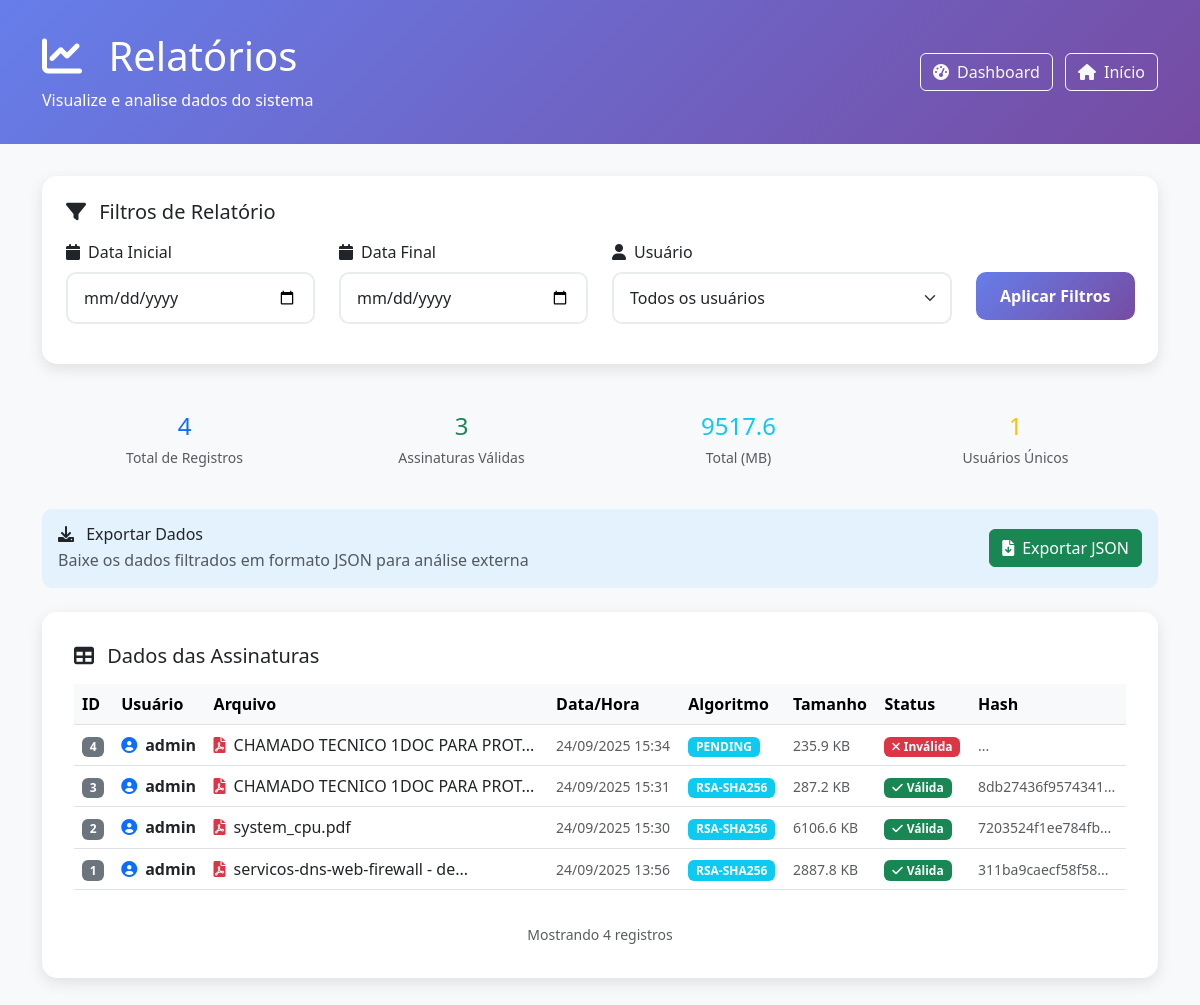
The page /admin/reports (signed in) on the database its author committed.
### models.py (models this page shows, shortened)
class Signature(db.Model):
    __tablename__ = 'signatures'
    id = db.Column(db.Integer, primary_key=True)
    user_id = db.Column(db.Integer, db.ForeignKey('users.id'), nullable=False)
    file_id = db.Column(db.String(255), nullable=False)
    original_filename = db.Column(db.String(255), nullable=False)
    signature_hash = db.Column(db.String(64), nullable=False)  # SHA-256 hex = 64 chars
    signature_algorithm = db.Column(db.String(50), nullable=False)
    signature_data = db.Column(db.Text)  # Dados da assinatura digital (base64)
    timestamp = db.Column(db.DateTime, default=datetime.now)
    file_size = db.Column(db.Integer)
    signature_valid = db.Column(db.Boolean, default=True)
    signed_pdf = db.Column(db.LargeBinary)
    client_name = db.Column(db.String(255))
    client_cpf = db.Column(db.String(14))
    client_email = db.Column(db.String(255))
    client_phone = db.Column(db.String(20))
    client_birth_date = db.Column(db.Date)
    client_address = db.Column(db.Text)
    ip_address = db.Column(db.String(45))
    mac_address = db.Column(db.String(17))  # Formato XX:XX:XX:XX:XX:XX
    user_agent = db.Column(db.Text)
    browser_name = db.Column(db.String(50))
    browser_version = db.Column(db.String(20))
    operating_system = db.Column(db.String(100))
    device_type = db.Column(db.String(20))  # Desktop, Mobile, Tablet
    screen_resolution = db.Column(db.String(20))
    timezone = db.Column(db.String(50))
    location_country = db.Column(db.String(100))
    location_city = db.Column(db.String(100))
    location_latitude = db.Column(db.Float)
    location_longitude = db.Column(db.Float)
    signature_method = db.Column(db.String(20), default='drawing')  # drawing, upload, etc.
    signature_duration = db.Column(db.Integer)  # Tempo gasto na assinatura em segundos
    verification_status = db.Column(db.String(20), default='verified')
    verification_notes = db.Column(db.Text)
    status = db.Column(db.String(20), default='pending')  # pending, completed, cancelled
    created_at = db.Column(db.DateTime, default=datetime.now)
    updated_at = db.Column(db.DateTime, default=datetime.now, onupdate=datetime.now)

class User(UserMixin, db.Model):
    __tablename__ = 'users'
    id = db.Column(db.Integer, primary_key=True)
    username = db.Column(db.String(80), unique=True, nullable=False)
    email = db.Column(db.String(120), unique=True, nullable=False)
    password_hash = db.Column(db.String(255), nullable=False)
    full_name = db.Column(db.String(120), nullable=False)
    role = db.Column(db.String(20), default='user')  # 'user' ou 'admin'
    is_active = db.Column(db.Boolean, default=True)
    created_at = db.Column(db.DateTime, default=datetime.now)
    last_login = db.Column(db.DateTime)
    must_change_password = db.Column(db.Boolean, default=False)
    signatures = db.relationship('Signature', backref='user', lazy=True)
    def is_admin(self):
        return self.role == 'admin'

### app.py (the view, shortened to what this page needs)
    @app.route('/admin/reports')
    @admin_required
    def admin_reports():
        form = ReportFilterForm()
        cache_key_users = "admin_users_list"
        cached_users = app.cache.get(cache_key_users)
        if cached_users:
            form.user_id.choices = cached_users
        else:
            users_list = [(0, 'Todos os usuários')] + [(u.id, u.username) for u in User.query.all()]
            form.user_id.choices = users_list
            app.cache.set(cache_key_users, users_list, timeout=3600)
        signatures = Signature.query.order_by(Signature.timestamp.desc()).limit(100)
        signatures_list = signatures.all()
        return render_template('admin/reports.html', form=form, signatures=signatures_list)

### auth.py (called while the page is built)
def admin_required(f):
    @wraps(f)
    def decorated_function(*args, **kwargs):
        if not current_user.is_authenticated:
            return redirect(url_for('login'))
        if not current_user.is_admin():
            flash('Acesso negado. Privilégios de administrador necessários.', 'error')
            return redirect(url_for('index'))
        return f(*args, **kwargs)
    return decorated_function

### mobile_optimizations.py (called while the page is built, shortened)
def is_mobile_device():
    user_agent = request.headers.get('User-Agent', '').lower()
    mobile_indicators = [
        'mobile', 'android', 'iphone', 'ipad', 'tablet',
        'samsung', 'chrome', 'safari'
    ]
    return any(indicator in user_agent for indicator in mobile_indicators)

def optimize_for_device():
    if not is_mobile_device():
        return

def get_optimized_query_limits():
    if not is_mobile_device():
        return 100  # Desktop

def should_use_compression():
    if not is_mobile_device():
        return False
    return True

def get_cache_timeout():
    if not is_mobile_device():
        return 300  # 5 minutos para desktop

def get_mobile_headers():
    if not is_mobile_device():
        return {}

def log_performance_metrics():
    if not is_mobile_device():
        return
    if hasattr(g, 'start_time'):
        duration = time.time() - g.start_time
        user_agent = request.headers.get('User-Agent', '')
        if duration > 2.0:
            print(f"SLOW MOBILE REQUEST: {duration:.2f}s - {request.endpoint} - {user_agent[:50]}")

### templates/admin/reports.html (shortened to what this page needs)
<!DOCTYPE html>
<html lang="pt-BR">
<head>
    <link href="https://cdn.jsdelivr.net/npm/bootstrap@5.3.0/dist/css/bootstrap.min.css" rel="stylesheet">
    <link href="https://cdnjs.cloudflare.com/ajax/libs/font-awesome/6.0.0/css/all.min.css" rel="stylesheet">
</head>
<body>
    <div class="admin-header">
        <div class="container">
            <div class="row align-items-center">
                <div class="col-md-8">
                    <h1 class="mb-2">
                        <i class="fas fa-chart-line me-3"></i>
                        Relatórios
                    </h1>
                    <p class="mb-0">Visualize e analise dados do sistema</p>
                </div>
                <div class="col-md-4 text-end">
                    <a href="{{ url_for('admin_dashboard') }}" class="btn btn-outline-light me-2">
                        <i class="fas fa-tachometer-alt me-2"></i>Dashboard
                    </a>
                    <a href="{{ url_for('index') }}" class="btn btn-outline-light">
                        <i class="fas fa-home me-2"></i>Início
                    </a>
                </div>
            </div>
        </div>
    </div>
    <div class="container">
        <div class="filters-card">
            <h5 class="mb-3">
                <i class="fas fa-filter me-2"></i>
                Filtros de Relatório
            </h5>
            <form method="POST" action="{{ url_for('admin_reports') }}">
                <div class="row">
                    <div class="col-md-3 mb-3">
                        <label for="{{ form.date_from.id }}" class="form-label">
                            <i class="fas fa-calendar me-2"></i>Data Inicial
                        </label>
                        {{ form.date_from(class="form-control", type="date") }}
                    </div>
                    <div class="col-md-3 mb-3">
                        <label for="{{ form.date_to.id }}" class="form-label">
                            <i class="fas fa-calendar me-2"></i>Data Final
                        </label>
                        {{ form.date_to(class="form-control", type="date") }}
                    </div>
                    <div class="col-md-4 mb-3">
                        <label for="{{ form.user_id.id }}" class="form-label">
                            <i class="fas fa-user me-2"></i>Usuário
                        </label>
                        {{ form.user_id(class="form-select") }}
                    </div>
                    <div class="col-md-2 mb-3">
                        <label class="form-label">&nbsp;</label>
                        <div class="d-grid">
                            {{ form.submit(class="btn btn-primary btn-filter") }}
                        </div>
                    </div>
                </div>
            </form>
        </div>
        <div class="stats-summary">
            <div class="row text-center">
                <div class="col-md-3">
                    <h4 class="text-primary mb-1">{{ signatures|length }}</h4>
                    <small class="text-muted">Total de Registros</small>
                </div>
                <div class="col-md-3">
                    <h4 class="text-success mb-1">
                        {{ signatures|selectattr('signature_valid', 'equalto', true)|list|length }}
                    </h4>
                    <small class="text-muted">Assinaturas Válidas</small>
                </div>
                <div class="col-md-3">
                    <h4 class="text-info mb-1">
                        {% if signatures %}
                            {{ (signatures|map(attribute='file_size')|sum / 1024)|round(1) }}
                        {% else %}
                            0
                        {% endif %}
                    </h4>
                    <small class="text-muted">Total (MB)</small>
                </div>
                <div class="col-md-3">
                    <h4 class="text-warning mb-1">
                        {% if signatures %}
                            {{ signatures|map(attribute='user_id')|unique|list|length }}
                        {% else %}
                            0
                        {% endif %}
                    </h4>
                    <small class="text-muted">Usuários Únicos</small>
                </div>
            </div>
        </div>
        <div class="export-section">
            <div class="row align-items-center">
                <div class="col-md-8">
                    <h6 class="mb-1">
                        <i class="fas fa-download me-2"></i>
                        Exportar Dados
                    </h6>
                    <p class="mb-0 text-muted">
                        Baixe os dados filtrados em formato JSON para análise externa
                    </p>
                </div>
                <div class="col-md-4 text-end">
                    <a href="{{ url_for('admin_export_reports') }}" class="btn btn-success">
                        <i class="fas fa-file-download me-2"></i>Exportar JSON
                    </a>
                </div>
            </div>
        </div>
        <div class="reports-card">
            <h5 class="mb-3">
                <i class="fas fa-table me-2"></i>
                Dados das Assinaturas
            </h5>
            {% if signatures %}
                <div class="table-responsive">
                    <table class="table table-hover">
                        <thead class="table-light">
                            <tr>
                                <th>ID</th>
                                <th>Usuário</th>
                                <th>Arquivo</th>
                                <th>Data/Hora</th>
                                <th>Algoritmo</th>
                                <th>Tamanho</th>
                                <th>Status</th>
                                <th>Hash</th>
                            </tr>
                        </thead>
                        <tbody>
                            {% for signature in signatures %}
                            <tr>
                                <td>
                                    <span class="badge bg-secondary">{{ signature.id }}</span>
                                </td>
                                <td>
                                    <div class="d-flex align-items-center">
                                        <i class="fas fa-user-circle me-2 text-primary"></i>
                                        <strong>{{ signature.user.username if signature.user else 'N/A' }}</strong>
                                    </div>
                                </td>
                                <td>
                                    <div class="d-flex align-items-center">
                                        <i class="fas fa-file-pdf me-2 text-danger"></i>
                                        <span title="{{ signature.original_filename }}">
                                            {{ signature.original_filename[:30] }}{% if signature.original_filename|length > 30 %}...{% endif %}
                                        </span>
                                    </div>
                                </td>
                                <td>
                                    <small class="text-muted">
                                        {{ signature.timestamp.strftime('%d/%m/%Y %H:%M') }}
                                    </small>
                                </td>
                                <td>
                                    <span class="badge bg-info">{{ signature.signature_algorithm }}</span>
                                </td>
                                <td>
                                    <small class="text-muted">
                                        {{ (signature.file_size / 1024)|round(1) }} KB
                                    </small>
                                </td>
                                <td>
                                    {% if signature.signature_valid %}
                                        <span class="badge bg-success">
                                            <i class="fas fa-check me-1"></i>Válida
                                        </span>
                                    {% else %}
                                        <span class="badge bg-danger">
                                            <i class="fas fa-times me-1"></i>Inválida
                                        </span>
                                    {% endif %}
                                </td>
                                <td>
                                    <small class="text-muted" title="{{ signature.signature_hash }}">
                                        {{ signature.signature_hash[:16] }}...
                                    </small>
                                </td>
                            </tr>
                            {% endfor %}
                        </tbody>
                    </table>
                </div>
                <div class="text-center mt-3">
                    <small class="text-muted">
                        Mostrando {{ signatures|length }} registros
                    </small>
                </div>
            {% endif %}
        </div>
    </div>
</body>
</html>

### templates/admin/reports.html (style rules this page uses)
body { background-color: #f8f9fa; }
.admin-header { background: linear-gradient(135deg, #667eea 0%, #764ba2 100%); color: white; padding: 2rem 0; margin-bottom: 2rem; }
.reports-card { background: white; border-radius: 15px; box-shadow: 0 5px 15px rgba(0, 0, 0, 0.1); padding: 2rem; margin-bottom: 2rem; }
.filters-card { background: white; border-radius: 15px; box-shadow: 0 5px 15px rgba(0, 0, 0, 0.1); padding: 1.5rem; margin-bottom: 2rem; }
.form-control, .form-select { border-radius: 10px; border: 2px solid #e9ecef; padding: 0.75rem 1rem; transition: all 0.3s ease; }
.btn-filter { background: linear-gradient(135deg, #667eea 0%, #764ba2 100%); border: none; border-radius: 10px; padding: 0.75rem 1.5rem; font-weight: 600; transition: all 0.3s ease; }
.stats-summary { background: #f8f9fa; border-radius: 10px; padding: 1rem; margin-bottom: 1.5rem; }
.export-section { background: #e3f2fd; border-radius: 10px; padding: 1rem; margin-bottom: 1.5rem; }

### rows shown on the page
Signature: id "4", user "admin", original_filename "CHAMADO TECNICO 1DOC PARA PROT", timestamp "24/09/2025 15:34", signature_algorithm "PENDING", (signature.file_size/1024)|round(1) "235.9", signature_valid False (drawn)
Signature: id "3", user "admin", original_filename "CHAMADO TECNICO 1DOC PARA PROT", timestamp "24/09/2025 15:31", signature_algorithm "RSA-SHA256", (signature.file_size/1024)|round(1) "287.2", signature_valid True (drawn), signature_hash "8db27436f9574341"
Signature: id "2", user "admin", original_filename "system_cpu.pdf", timestamp "24/09/2025 15:30", signature_algorithm "RSA-SHA256", (signature.file_size/1024)|round(1) "6106.6", signature_valid True (drawn), signature_hash "7203524f1ee784fb"
Signature: id "1", user "admin", original_filename "servicos-dns-web-firewall - de", timestamp "24/09/2025 13:56", signature_algorithm "RSA-SHA256", (signature.file_size/1024)|round(1) "2887.8", signature_valid True (drawn), signature_hash "311ba9caecf58f58"

### other values the page prints
{{ signatures|length }} "4"
{{ signatures|selectattr('signature_valid', 'equalto', true)|list|length }} "3"
{{ (signatures|map(attribute='file_size')|sum / 1024)|round(1) }} "9517.6"
{{ signatures|map(attribute='user_id')|unique|list|length }} "1"
